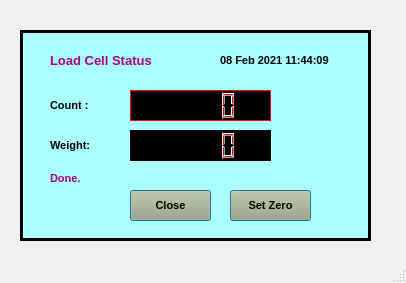
<?xml version="1.0" encoding="UTF-8"?>
<ui version="4.0">
 <class>MainWindow</class>
 <widget class="QMainWindow" name="MainWindow">
  <property name="geometry">
   <rect>
    <x>0</x>
    <y>0</y>
    <width>406</width>
    <height>283</height>
   </rect>
  </property>
  <property name="windowTitle">
   <string>MainWindow</string>
  </property>
  <widget class="QWidget" name="centralwidget">
   <widget class="QFrame" name="frame">
    <property name="geometry">
     <rect>
      <x>20</x>
      <y>30</y>
      <width>351</width>
      <height>211</height>
     </rect>
    </property>
    <property name="autoFillBackground">
     <bool>false</bool>
    </property>
    <property name="styleSheet">
     <string notr="true">background-color: rgb(170, 255, 255);
</string>
    </property>
    <property name="frameShape">
     <enum>QFrame::Box</enum>
    </property>
    <property name="frameShadow">
     <enum>QFrame::Plain</enum>
    </property>
    <property name="lineWidth">
     <number>3</number>
    </property>
    <widget class="QLabel" name="label">
     <property name="geometry">
      <rect>
       <x>200</x>
       <y>10</y>
       <width>121</width>
       <height>41</height>
      </rect>
     </property>
     <property name="font">
      <font>
       <family>Arial</family>
       <pointsize>8</pointsize>
       <weight>75</weight>
       <bold>true</bold>
      </font>
     </property>
     <property name="text">
      <string>08 Feb 2021 11:44:09</string>
     </property>
    </widget>
    <widget class="QLabel" name="label_2">
     <property name="geometry">
      <rect>
       <x>30</x>
       <y>140</y>
       <width>251</width>
       <height>16</height>
      </rect>
     </property>
     <property name="font">
      <font>
       <family>Arial</family>
       <pointsize>8</pointsize>
       <weight>75</weight>
       <bold>true</bold>
      </font>
     </property>
     <property name="styleSheet">
      <string notr="true">color: rgb(170, 0, 127);</string>
     </property>
     <property name="text">
      <string>Done.</string>
     </property>
    </widget>
    <widget class="QLabel" name="label_3">
     <property name="geometry">
      <rect>
       <x>30</x>
       <y>60</y>
       <width>81</width>
       <height>31</height>
      </rect>
     </property>
     <property name="font">
      <font>
       <family>Arial</family>
       <pointsize>8</pointsize>
       <weight>75</weight>
       <bold>true</bold>
      </font>
     </property>
     <property name="text">
      <string>Count :</string>
     </property>
    </widget>
    <widget class="QPushButton" name="pushButton_8">
     <property name="geometry">
      <rect>
       <x>110</x>
       <y>160</y>
       <width>81</width>
       <height>31</height>
      </rect>
     </property>
     <property name="font">
      <font>
       <family>Arial</family>
       <pointsize>8</pointsize>
       <weight>75</weight>
       <bold>true</bold>
      </font>
     </property>
     <property name="styleSheet">
      <string notr="true">background-color: rgb(170, 170, 127);
</string>
     </property>
     <property name="text">
      <string>Close</string>
     </property>
     <property name="autoDefault">
      <bool>true</bool>
     </property>
     <property name="default">
      <bool>true</bool>
     </property>
     <property name="flat">
      <bool>false</bool>
     </property>
    </widget>
    <widget class="QLabel" name="label_4">
     <property name="geometry">
      <rect>
       <x>30</x>
       <y>20</y>
       <width>141</width>
       <height>21</height>
      </rect>
     </property>
     <property name="font">
      <font>
       <family>Arial</family>
       <pointsize>10</pointsize>
       <weight>75</weight>
       <bold>true</bold>
      </font>
     </property>
     <property name="styleSheet">
      <string notr="true">color: rgb(170, 0, 127);</string>
     </property>
     <property name="text">
      <string>Load Cell Status</string>
     </property>
    </widget>
    <widget class="QLabel" name="label_5">
     <property name="geometry">
      <rect>
       <x>30</x>
       <y>100</y>
       <width>71</width>
       <height>31</height>
      </rect>
     </property>
     <property name="font">
      <font>
       <family>Arial</family>
       <pointsize>8</pointsize>
       <weight>75</weight>
       <bold>true</bold>
      </font>
     </property>
     <property name="text">
      <string>Weight:</string>
     </property>
    </widget>
    <widget class="QPushButton" name="pushButton_9">
     <property name="geometry">
      <rect>
       <x>210</x>
       <y>160</y>
       <width>81</width>
       <height>31</height>
      </rect>
     </property>
     <property name="font">
      <font>
       <family>Arial</family>
       <pointsize>8</pointsize>
       <weight>75</weight>
       <bold>true</bold>
      </font>
     </property>
     <property name="styleSheet">
      <string notr="true">background-color: rgb(170, 170, 127);
</string>
     </property>
     <property name="text">
      <string>Set Zero</string>
     </property>
     <property name="autoDefault">
      <bool>true</bool>
     </property>
     <property name="default">
      <bool>true</bool>
     </property>
     <property name="flat">
      <bool>false</bool>
     </property>
    </widget>
    <widget class="QLCDNumber" name="lcdNumber">
     <property name="geometry">
      <rect>
       <x>110</x>
       <y>60</y>
       <width>141</width>
       <height>31</height>
      </rect>
     </property>
     <property name="font">
      <font>
       <family>Arial</family>
       <weight>75</weight>
       <bold>true</bold>
      </font>
     </property>
     <property name="styleSheet">
      <string notr="true">background-color: rgb(0, 0, 0);
color: rgb(255, 0, 0);</string>
     </property>
     <property name="frameShadow">
      <enum>QFrame::Plain</enum>
     </property>
    </widget>
    <widget class="QLCDNumber" name="lcdNumber_2">
     <property name="geometry">
      <rect>
       <x>110</x>
       <y>100</y>
       <width>141</width>
       <height>31</height>
      </rect>
     </property>
     <property name="font">
      <font>
       <family>Arial</family>
       <weight>75</weight>
       <bold>true</bold>
      </font>
     </property>
     <property name="styleSheet">
      <string notr="true">background-color: rgb(0, 0, 0);
color: rgb(255, 0, 0);</string>
     </property>
    </widget>
   </widget>
  </widget>
  <widget class="QMenuBar" name="menubar">
   <property name="geometry">
    <rect>
     <x>0</x>
     <y>0</y>
     <width>406</width>
     <height>21</height>
    </rect>
   </property>
  </widget>
  <widget class="QStatusBar" name="statusbar"/>
 </widget>
 <resources/>
 <connections/>
</ui>
